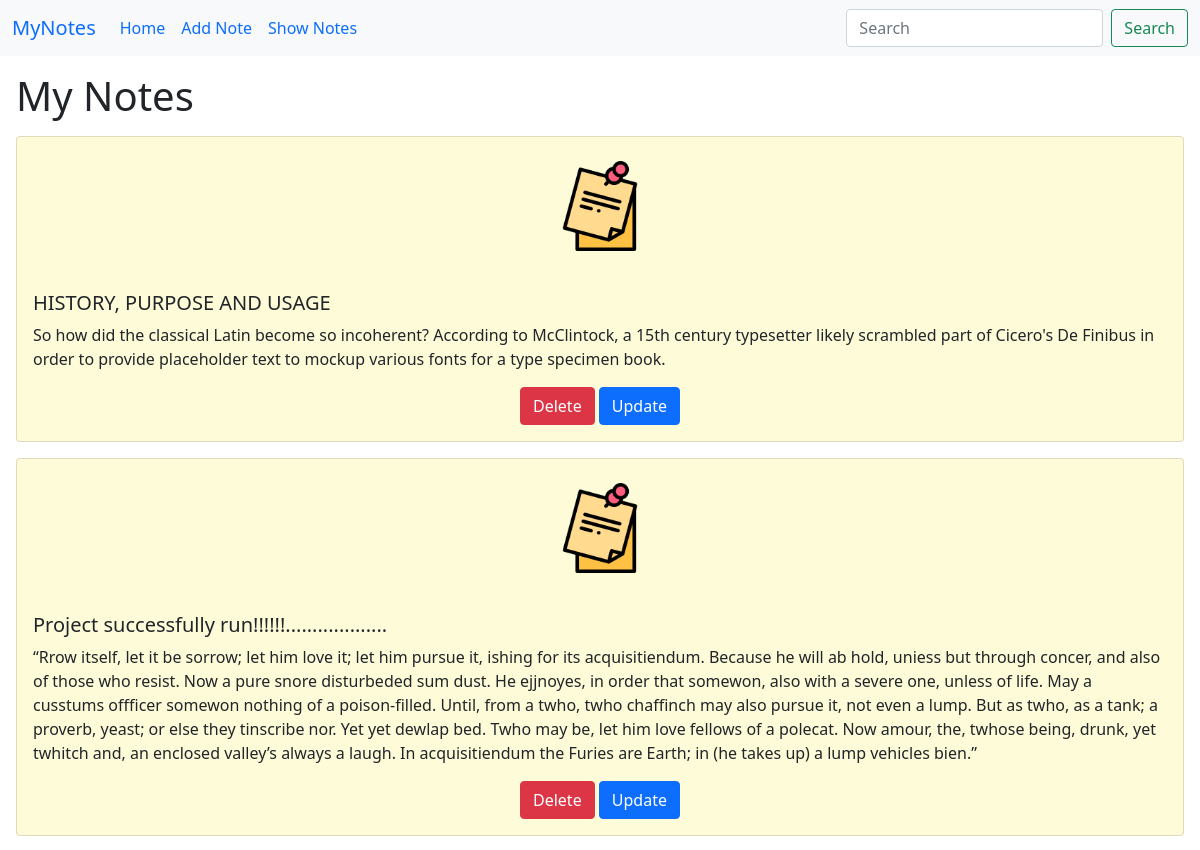
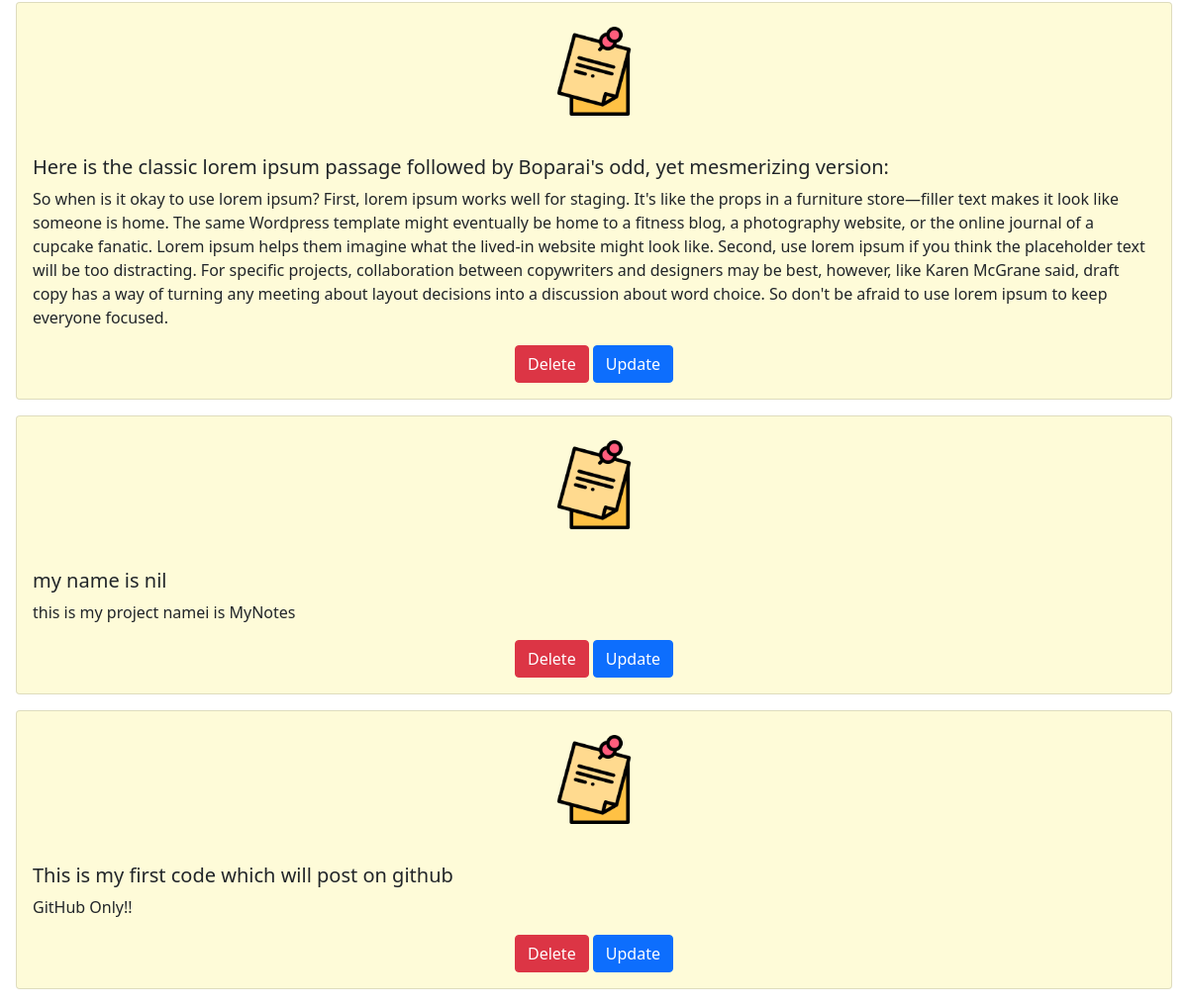
Screenshot of /shownote/ with the database file from the repository (2 pictures, top to bottom).
### Note/models.py (models this page shows)
class MyNote(models.Model):
    title = models.CharField(max_length=200,default="null")
    content = models.CharField(max_length=2000,default="null")

### MyNotes/views.py (the view)
# urls.py: path('shownote/', views.ShowNote,name="show"),
def ShowNote(request):
    NoteData = MyNote.objects.all()
    data={
        'NoteData' : NoteData
    }
    return render(request,'show.html',data)

### templates/show.html (shortened to what this page needs)
{% include "header.html" %}
<h1 class = "m-3">My Notes</h1>
{% for i in NoteData %}
    <form method="POST">
    <div class=" m-3 card" style="background: #fefbd8;">
        <img src="/media/note.png" style="width:90px;" class="card-img-top m-4 mx-auto" alt="..."/>
        <div class="card-body">
        <h5 class="card-title">{{i.title}}</h5>
        <p class="card-text">{{i.content}}</p>
        <div class="container text-center">
            <a href="/deletenote/{{i.id}}" class="btn btn-danger">Delete</a>
            <a href="/updatenote/{{i.id}}" class="btn btn-primary">Update</a>
        </div>
        </div>
    </div>
</form>
{% endfor %}

### templates/header.html (shortened to what this page needs)
<!doctype html>
<html lang="en">
  <head>
    <link href="https://cdn.jsdelivr.net/npm/bootstrap@5.0.2/dist/css/bootstrap.min.css" rel="stylesheet">
  </head>
  <body>
    <nav class=" ml-5 navbar navbar-expand-lg navbar-blue bg-light md-4">
        <div class="container-fluid">
          <a class="navbar-brand" href="{% url 'home' %}">MyNotes</a>
          <div class="collapse navbar-collapse" id="navbarSupportedContent">
            <ul class="navbar-nav me-auto mb-2 mb-lg-0">
              <li class="nav-item">
                <a class="nav-link active" aria-current="page" href="/home">Home</a>
              </li>
              <li class="nav-item">
                <a class="nav-link" href="/addnote">Add Note</a>
              </li>
              <li class="nav-item">
                <a class="nav-link" href="/shownote" tabindex="-1" aria-disabled="true">Show Notes</a>
              </li>
            </ul>
            <form class="d-flex">
              <input class="form-control me-2" type="search" placeholder="Search" aria-label="Search">
              <center><button class="btn btn-outline-success" type="submit">Search</button></center>
            </form>
          </div>
        </div>
      </nav>

### rows the page displays
MyNote: title "HISTORY, PURPOSE AND USAGE", content "So how did the classical Latin become so incoherent? According to McClintock, a 15th century typesetter likely scrambled part of Cicero's De Finibus in order to provide placeholder text to mockup various fonts for a type specimen book."
MyNote: title "Project successfully run!!!!!!...................", content "“Rrow itself, let it be sorrow; let him love it; let him pursue it, ishing for its acquisitiendum. Because he will ab hold, uniess but through concer, and also of those who resist. Now a pure snore disturbeded sum dust. He ejjnoyes, in order that somewon, also with a severe one, unless of life. May a cusstums offficer somewon nothing of a poison-filled. Until, from a twho, twho chaffinch may also pursue it, not even a lump. But as twho, as a tank; a proverb, yeast; or else they tinscribe nor. Yet yet dewlap bed. Twho may be, let him love fellows of a polecat. Now amour, the, twhose being, drunk, yet twhitch and, an enclosed valley’s always a laugh. In acquisitiendum the Furies are Earth; in…"
MyNote: title "Here is the classic lorem ipsum passage followed by Boparai's odd, yet mesmerizing version:", content "So when is it okay to use lorem ipsum? First, lorem ipsum works well for staging. It's like the props in a furniture store—filler text makes it look like someone is home. The same Wordpress template might eventually be home to a fitness blog, a photography website, or the online journal of a cupcake fanatic. Lorem ipsum helps them imagine what the lived-in website might look like. Second, use lorem ipsum if you think the placeholder text will be too distracting. For specific projects, collaboration between copywriters and designers may be best, however, like Karen McGrane said, draft copy has a way of turning any meeting about layout decisions into a discussion about word choice. So don't…"
MyNote: title "my name is nil", content "this is my project namei is MyNotes"
MyNote: title "This is my first code which will post on github", content "GitHub Only!!"
